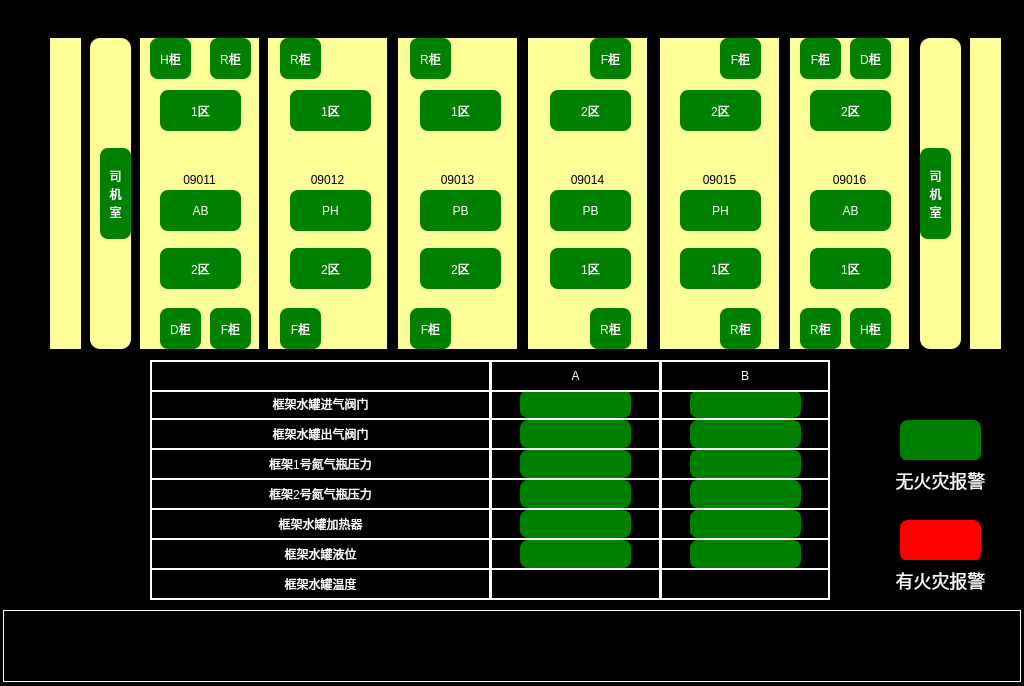
<?xml version="1.0" encoding="UTF-8"?>
<ui version="4.0">
 <class>VehicleWMSPage</class>
 <widget class="QWidget" name="VehicleWMSPage">
  <property name="geometry">
   <rect>
    <x>0</x>
    <y>0</y>
    <width>1024</width>
    <height>686</height>
   </rect>
  </property>
  <property name="windowTitle">
   <string>Form</string>
  </property>
  <property name="styleSheet">
   <string notr="true">QWidget
{
	background-color:black;
}
QLabel
{
font:24px  &quot;微软雅黑&quot;;
color:black;
background-color:rgb(255,255,153);
}
QPushButton
{
	border-radius:8px;
font: 20px, &quot;微软雅黑&quot;;color: white;background-color: rgb(0, 128, 128);border-top: 2px solid white;border-left: 2px solid white;
}</string>
  </property>
  <widget class="QLabel" name="TrainNumTC1lbl">
   <property name="geometry">
    <rect>
     <x>140</x>
     <y>38</y>
     <width>119</width>
     <height>311</height>
    </rect>
   </property>
   <property name="styleSheet">
    <string notr="true">border-color: rgb(255,255,153);


</string>
   </property>
   <property name="text">
    <string>09011

</string>
   </property>
   <property name="alignment">
    <set>Qt::AlignCenter</set>
   </property>
  </widget>
  <widget class="QLabel" name="TrainNumMP1lbl">
   <property name="geometry">
    <rect>
     <x>268</x>
     <y>38</y>
     <width>119</width>
     <height>311</height>
    </rect>
   </property>
   <property name="styleSheet">
    <string notr="true">border-color: rgb(255,255,153);


</string>
   </property>
   <property name="text">
    <string>09012

</string>
   </property>
   <property name="alignment">
    <set>Qt::AlignCenter</set>
   </property>
  </widget>
  <widget class="QLabel" name="TrainNumM2lbl">
   <property name="geometry">
    <rect>
     <x>528</x>
     <y>38</y>
     <width>119</width>
     <height>311</height>
    </rect>
   </property>
   <property name="styleSheet">
    <string notr="true">border-color: rgb(255,255,153);


</string>
   </property>
   <property name="text">
    <string>09014

</string>
   </property>
   <property name="alignment">
    <set>Qt::AlignCenter</set>
   </property>
  </widget>
  <widget class="QLabel" name="TrainNumTC2lbl">
   <property name="geometry">
    <rect>
     <x>790</x>
     <y>38</y>
     <width>119</width>
     <height>311</height>
    </rect>
   </property>
   <property name="styleSheet">
    <string notr="true">border-color: rgb(255,255,153);


</string>
   </property>
   <property name="text">
    <string>09016

</string>
   </property>
   <property name="alignment">
    <set>Qt::AlignCenter</set>
   </property>
  </widget>
  <widget class="QLabel" name="TrainNumM1lbl">
   <property name="geometry">
    <rect>
     <x>398</x>
     <y>38</y>
     <width>119</width>
     <height>311</height>
    </rect>
   </property>
   <property name="styleSheet">
    <string notr="true">border-color: rgb(255,255,153);


</string>
   </property>
   <property name="text">
    <string>09013

</string>
   </property>
   <property name="alignment">
    <set>Qt::AlignCenter</set>
   </property>
  </widget>
  <widget class="QLabel" name="TrainNumMP2lbl">
   <property name="geometry">
    <rect>
     <x>660</x>
     <y>38</y>
     <width>119</width>
     <height>311</height>
    </rect>
   </property>
   <property name="styleSheet">
    <string notr="true">border-color: rgb(255,255,153);


</string>
   </property>
   <property name="text">
    <string>09015

</string>
   </property>
   <property name="alignment">
    <set>Qt::AlignCenter</set>
   </property>
  </widget>
  <widget class="QLabel" name="Tc1Directionlbl">
   <property name="geometry">
    <rect>
     <x>50</x>
     <y>38</y>
     <width>31</width>
     <height>311</height>
    </rect>
   </property>
   <property name="styleSheet">
    <string notr="true">background-color: rgb(255,255,153);
border-image: url(:/images/images/TC1Direction.bmp);
</string>
   </property>
   <property name="text">
    <string/>
   </property>
   <property name="alignment">
    <set>Qt::AlignCenter</set>
   </property>
  </widget>
  <widget class="QLabel" name="Tc1Cablbl">
   <property name="geometry">
    <rect>
     <x>90</x>
     <y>38</y>
     <width>41</width>
     <height>311</height>
    </rect>
   </property>
   <property name="styleSheet">
    <string notr="true">background-color: rgb(255,255,153);
border-radius:10px;</string>
   </property>
   <property name="text">
    <string/>
   </property>
   <property name="alignment">
    <set>Qt::AlignCenter</set>
   </property>
  </widget>
  <widget class="QLabel" name="Tc2Cablbl">
   <property name="geometry">
    <rect>
     <x>920</x>
     <y>38</y>
     <width>41</width>
     <height>311</height>
    </rect>
   </property>
   <property name="styleSheet">
    <string notr="true">background-color: rgb(255,255,153);
border-radius:10px;</string>
   </property>
   <property name="text">
    <string/>
   </property>
   <property name="alignment">
    <set>Qt::AlignCenter</set>
   </property>
  </widget>
  <widget class="QLabel" name="Tc2Directionlbl">
   <property name="geometry">
    <rect>
     <x>970</x>
     <y>38</y>
     <width>31</width>
     <height>311</height>
    </rect>
   </property>
   <property name="styleSheet">
    <string notr="true">background-color: rgb(255,255,153);
border-image: url(:/images/images/TC2Direction.bmp);
</string>
   </property>
   <property name="text">
    <string/>
   </property>
   <property name="alignment">
    <set>Qt::AlignCenter</set>
   </property>
  </widget>
  <widget class="QLabel" name="HBOXTC1lbl">
   <property name="geometry">
    <rect>
     <x>150</x>
     <y>38</y>
     <width>41</width>
     <height>41</height>
    </rect>
   </property>
   <property name="styleSheet">
    <string notr="true">border-radius:8px;
color:white;
background-color:green;
font:20px  &quot;微软雅黑&quot;;
</string>
   </property>
   <property name="text">
    <string>H柜</string>
   </property>
   <property name="alignment">
    <set>Qt::AlignCenter</set>
   </property>
  </widget>
  <widget class="QLabel" name="RBOXTC1lbl">
   <property name="geometry">
    <rect>
     <x>210</x>
     <y>38</y>
     <width>41</width>
     <height>41</height>
    </rect>
   </property>
   <property name="styleSheet">
    <string notr="true">border-radius:8px;
color:white;
background-color:green;
font:20px  &quot;微软雅黑&quot;;
</string>
   </property>
   <property name="text">
    <string>R柜</string>
   </property>
   <property name="alignment">
    <set>Qt::AlignCenter</set>
   </property>
  </widget>
  <widget class="QLabel" name="lbl">
   <property name="geometry">
    <rect>
     <x>150</x>
     <y>388</y>
     <width>341</width>
     <height>32</height>
    </rect>
   </property>
   <property name="styleSheet">
    <string notr="true">border:2px solid white;
color:white;
background-color:black;
font:20px  &quot;微软雅黑&quot;;
</string>
   </property>
   <property name="text">
    <string>框架水罐进气阀门</string>
   </property>
   <property name="alignment">
    <set>Qt::AlignCenter</set>
   </property>
  </widget>
  <widget class="QLabel" name="FBOXTC1lbl">
   <property name="geometry">
    <rect>
     <x>210</x>
     <y>308</y>
     <width>41</width>
     <height>41</height>
    </rect>
   </property>
   <property name="styleSheet">
    <string notr="true">border-radius:8px;
color:white;
background-color:green;
font:20px  &quot;微软雅黑&quot;;
</string>
   </property>
   <property name="text">
    <string>F柜</string>
   </property>
   <property name="alignment">
    <set>Qt::AlignCenter</set>
   </property>
  </widget>
  <widget class="QLabel" name="FBOXMP1lbl">
   <property name="geometry">
    <rect>
     <x>280</x>
     <y>308</y>
     <width>41</width>
     <height>41</height>
    </rect>
   </property>
   <property name="styleSheet">
    <string notr="true">border-radius:8px;
color:white;
background-color:green;
font:20px  &quot;微软雅黑&quot;;
</string>
   </property>
   <property name="text">
    <string>F柜</string>
   </property>
   <property name="alignment">
    <set>Qt::AlignCenter</set>
   </property>
  </widget>
  <widget class="QLabel" name="RBOXMP1lbl">
   <property name="geometry">
    <rect>
     <x>280</x>
     <y>38</y>
     <width>41</width>
     <height>41</height>
    </rect>
   </property>
   <property name="styleSheet">
    <string notr="true">border-radius:8px;
color:white;
background-color:green;
font:20px  &quot;微软雅黑&quot;;
</string>
   </property>
   <property name="text">
    <string>R柜</string>
   </property>
   <property name="alignment">
    <set>Qt::AlignCenter</set>
   </property>
  </widget>
  <widget class="QLabel" name="FBOXM1lbl">
   <property name="geometry">
    <rect>
     <x>410</x>
     <y>308</y>
     <width>41</width>
     <height>41</height>
    </rect>
   </property>
   <property name="styleSheet">
    <string notr="true">border-radius:8px;
color:white;
background-color:green;
font:20px  &quot;微软雅黑&quot;;
</string>
   </property>
   <property name="text">
    <string>F柜</string>
   </property>
   <property name="alignment">
    <set>Qt::AlignCenter</set>
   </property>
  </widget>
  <widget class="QLabel" name="RBOXM1lbl">
   <property name="geometry">
    <rect>
     <x>410</x>
     <y>38</y>
     <width>41</width>
     <height>41</height>
    </rect>
   </property>
   <property name="styleSheet">
    <string notr="true">border-radius:8px;
color:white;
background-color:green;
font:20px  &quot;微软雅黑&quot;;
</string>
   </property>
   <property name="text">
    <string>R柜</string>
   </property>
   <property name="alignment">
    <set>Qt::AlignCenter</set>
   </property>
  </widget>
  <widget class="QLabel" name="Area1TC1lbl">
   <property name="geometry">
    <rect>
     <x>160</x>
     <y>90</y>
     <width>81</width>
     <height>41</height>
    </rect>
   </property>
   <property name="styleSheet">
    <string notr="true">border-radius:8px;
color:white;
background-color:green;
font:20px  &quot;微软雅黑&quot;;
</string>
   </property>
   <property name="text">
    <string>1区</string>
   </property>
   <property name="alignment">
    <set>Qt::AlignCenter</set>
   </property>
  </widget>
  <widget class="QLabel" name="Area2TC1lbl">
   <property name="geometry">
    <rect>
     <x>160</x>
     <y>248</y>
     <width>81</width>
     <height>41</height>
    </rect>
   </property>
   <property name="styleSheet">
    <string notr="true">border-radius:8px;
color:white;
background-color:green;
font:20px  &quot;微软雅黑&quot;;
</string>
   </property>
   <property name="text">
    <string>2区</string>
   </property>
   <property name="alignment">
    <set>Qt::AlignCenter</set>
   </property>
  </widget>
  <widget class="QLabel" name="Area1MP1lbl">
   <property name="geometry">
    <rect>
     <x>290</x>
     <y>90</y>
     <width>81</width>
     <height>41</height>
    </rect>
   </property>
   <property name="styleSheet">
    <string notr="true">border-radius:8px;
color:white;
background-color:green;
font:20px  &quot;微软雅黑&quot;;
</string>
   </property>
   <property name="text">
    <string>1区</string>
   </property>
   <property name="alignment">
    <set>Qt::AlignCenter</set>
   </property>
  </widget>
  <widget class="QLabel" name="Area2MP1lbl">
   <property name="geometry">
    <rect>
     <x>290</x>
     <y>248</y>
     <width>81</width>
     <height>41</height>
    </rect>
   </property>
   <property name="styleSheet">
    <string notr="true">border-radius:8px;
color:white;
background-color:green;
font:20px  &quot;微软雅黑&quot;;
</string>
   </property>
   <property name="text">
    <string>2区</string>
   </property>
   <property name="alignment">
    <set>Qt::AlignCenter</set>
   </property>
  </widget>
  <widget class="QLabel" name="Area1M1lbl">
   <property name="geometry">
    <rect>
     <x>420</x>
     <y>90</y>
     <width>81</width>
     <height>41</height>
    </rect>
   </property>
   <property name="styleSheet">
    <string notr="true">border-radius:8px;
color:white;
background-color:green;
font:20px  &quot;微软雅黑&quot;;
</string>
   </property>
   <property name="text">
    <string>1区</string>
   </property>
   <property name="alignment">
    <set>Qt::AlignCenter</set>
   </property>
  </widget>
  <widget class="QLabel" name="Area2M1lbl">
   <property name="geometry">
    <rect>
     <x>420</x>
     <y>248</y>
     <width>81</width>
     <height>41</height>
    </rect>
   </property>
   <property name="styleSheet">
    <string notr="true">border-radius:8px;
color:white;
background-color:green;
font:20px  &quot;微软雅黑&quot;;
</string>
   </property>
   <property name="text">
    <string>2区</string>
   </property>
   <property name="alignment">
    <set>Qt::AlignCenter</set>
   </property>
  </widget>
  <widget class="QLabel" name="Area2M2lbl">
   <property name="geometry">
    <rect>
     <x>550</x>
     <y>90</y>
     <width>81</width>
     <height>41</height>
    </rect>
   </property>
   <property name="styleSheet">
    <string notr="true">border-radius:8px;
color:white;
background-color:green;
font:20px  &quot;微软雅黑&quot;;
</string>
   </property>
   <property name="text">
    <string>2区</string>
   </property>
   <property name="alignment">
    <set>Qt::AlignCenter</set>
   </property>
  </widget>
  <widget class="QLabel" name="Area1M2lbl">
   <property name="geometry">
    <rect>
     <x>550</x>
     <y>248</y>
     <width>81</width>
     <height>41</height>
    </rect>
   </property>
   <property name="styleSheet">
    <string notr="true">border-radius:8px;
color:white;
background-color:green;
font:20px  &quot;微软雅黑&quot;;
</string>
   </property>
   <property name="text">
    <string>1区</string>
   </property>
   <property name="alignment">
    <set>Qt::AlignCenter</set>
   </property>
  </widget>
  <widget class="QLabel" name="Area1MP2lbl">
   <property name="geometry">
    <rect>
     <x>680</x>
     <y>248</y>
     <width>81</width>
     <height>41</height>
    </rect>
   </property>
   <property name="styleSheet">
    <string notr="true">border-radius:8px;
color:white;
background-color:green;
font:20px  &quot;微软雅黑&quot;;
</string>
   </property>
   <property name="text">
    <string>1区</string>
   </property>
   <property name="alignment">
    <set>Qt::AlignCenter</set>
   </property>
  </widget>
  <widget class="QLabel" name="Area2MP2lbl">
   <property name="geometry">
    <rect>
     <x>680</x>
     <y>90</y>
     <width>81</width>
     <height>41</height>
    </rect>
   </property>
   <property name="styleSheet">
    <string notr="true">border-radius:8px;
color:white;
background-color:green;
font:20px  &quot;微软雅黑&quot;;
</string>
   </property>
   <property name="text">
    <string>2区</string>
   </property>
   <property name="alignment">
    <set>Qt::AlignCenter</set>
   </property>
  </widget>
  <widget class="QLabel" name="Area1TC2lbl">
   <property name="geometry">
    <rect>
     <x>810</x>
     <y>248</y>
     <width>81</width>
     <height>41</height>
    </rect>
   </property>
   <property name="styleSheet">
    <string notr="true">border-radius:8px;
color:white;
background-color:green;
font:20px  &quot;微软雅黑&quot;;
</string>
   </property>
   <property name="text">
    <string>1区</string>
   </property>
   <property name="alignment">
    <set>Qt::AlignCenter</set>
   </property>
  </widget>
  <widget class="QLabel" name="Area2TC2lbl">
   <property name="geometry">
    <rect>
     <x>810</x>
     <y>90</y>
     <width>81</width>
     <height>41</height>
    </rect>
   </property>
   <property name="styleSheet">
    <string notr="true">border-radius:8px;
color:white;
background-color:green;
font:20px  &quot;微软雅黑&quot;;
</string>
   </property>
   <property name="text">
    <string>2区</string>
   </property>
   <property name="alignment">
    <set>Qt::AlignCenter</set>
   </property>
  </widget>
  <widget class="QLabel" name="RBOXM2lbl">
   <property name="geometry">
    <rect>
     <x>590</x>
     <y>308</y>
     <width>41</width>
     <height>41</height>
    </rect>
   </property>
   <property name="styleSheet">
    <string notr="true">border-radius:8px;
color:white;
background-color:green;
font:20px  &quot;微软雅黑&quot;;
</string>
   </property>
   <property name="text">
    <string>R柜</string>
   </property>
   <property name="alignment">
    <set>Qt::AlignCenter</set>
   </property>
  </widget>
  <widget class="QLabel" name="FBOXM2lbl">
   <property name="geometry">
    <rect>
     <x>590</x>
     <y>38</y>
     <width>41</width>
     <height>41</height>
    </rect>
   </property>
   <property name="styleSheet">
    <string notr="true">border-radius:8px;
color:white;
background-color:green;
font:20px  &quot;微软雅黑&quot;;
</string>
   </property>
   <property name="text">
    <string>F柜</string>
   </property>
   <property name="alignment">
    <set>Qt::AlignCenter</set>
   </property>
  </widget>
  <widget class="QLabel" name="RBOXMP2lbl">
   <property name="geometry">
    <rect>
     <x>720</x>
     <y>308</y>
     <width>41</width>
     <height>41</height>
    </rect>
   </property>
   <property name="styleSheet">
    <string notr="true">border-radius:8px;
color:white;
background-color:green;
font:20px  &quot;微软雅黑&quot;;
</string>
   </property>
   <property name="text">
    <string>R柜</string>
   </property>
   <property name="alignment">
    <set>Qt::AlignCenter</set>
   </property>
  </widget>
  <widget class="QLabel" name="FBOXMP2lbl">
   <property name="geometry">
    <rect>
     <x>720</x>
     <y>38</y>
     <width>41</width>
     <height>41</height>
    </rect>
   </property>
   <property name="styleSheet">
    <string notr="true">border-radius:8px;
color:white;
background-color:green;
font:20px  &quot;微软雅黑&quot;;
</string>
   </property>
   <property name="text">
    <string>F柜</string>
   </property>
   <property name="alignment">
    <set>Qt::AlignCenter</set>
   </property>
  </widget>
  <widget class="QLabel" name="RBOXTC2lbl">
   <property name="geometry">
    <rect>
     <x>800</x>
     <y>308</y>
     <width>41</width>
     <height>41</height>
    </rect>
   </property>
   <property name="styleSheet">
    <string notr="true">border-radius:8px;
color:white;
background-color:green;
font:20px  &quot;微软雅黑&quot;;
</string>
   </property>
   <property name="text">
    <string>R柜</string>
   </property>
   <property name="alignment">
    <set>Qt::AlignCenter</set>
   </property>
  </widget>
  <widget class="QLabel" name="FBOXTC2lbl">
   <property name="geometry">
    <rect>
     <x>800</x>
     <y>38</y>
     <width>41</width>
     <height>41</height>
    </rect>
   </property>
   <property name="styleSheet">
    <string notr="true">border-radius:8px;
color:white;
background-color:green;
font:20px  &quot;微软雅黑&quot;;
</string>
   </property>
   <property name="text">
    <string>F柜</string>
   </property>
   <property name="alignment">
    <set>Qt::AlignCenter</set>
   </property>
  </widget>
  <widget class="QLabel" name="HBOXTC2lbl">
   <property name="geometry">
    <rect>
     <x>850</x>
     <y>308</y>
     <width>41</width>
     <height>41</height>
    </rect>
   </property>
   <property name="styleSheet">
    <string notr="true">border-radius:8px;
color:white;
background-color:green;
font:20px  &quot;微软雅黑&quot;;
</string>
   </property>
   <property name="text">
    <string>H柜</string>
   </property>
   <property name="alignment">
    <set>Qt::AlignCenter</set>
   </property>
  </widget>
  <widget class="QLabel" name="DBOXTC2lbl">
   <property name="geometry">
    <rect>
     <x>850</x>
     <y>38</y>
     <width>41</width>
     <height>41</height>
    </rect>
   </property>
   <property name="styleSheet">
    <string notr="true">border-radius:8px;
color:white;
background-color:green;
font:20px  &quot;微软雅黑&quot;;
</string>
   </property>
   <property name="text">
    <string>D柜</string>
   </property>
   <property name="alignment">
    <set>Qt::AlignCenter</set>
   </property>
  </widget>
  <widget class="QLabel" name="cabTC1lbl">
   <property name="geometry">
    <rect>
     <x>100</x>
     <y>148</y>
     <width>31</width>
     <height>91</height>
    </rect>
   </property>
   <property name="styleSheet">
    <string notr="true">border-radius:8px;
color:white;
background-color:green;
font:20px  &quot;微软雅黑&quot;;
</string>
   </property>
   <property name="text">
    <string>司
机
室</string>
   </property>
   <property name="alignment">
    <set>Qt::AlignCenter</set>
   </property>
  </widget>
  <widget class="QLabel" name="cabTC2lbl">
   <property name="geometry">
    <rect>
     <x>920</x>
     <y>148</y>
     <width>31</width>
     <height>91</height>
    </rect>
   </property>
   <property name="styleSheet">
    <string notr="true">border-radius:8px;
color:white;
background-color:green;
font:20px  &quot;微软雅黑&quot;;
</string>
   </property>
   <property name="text">
    <string>司
机
室</string>
   </property>
   <property name="alignment">
    <set>Qt::AlignCenter</set>
   </property>
  </widget>
  <widget class="QLabel" name="DBOXTC1lbl">
   <property name="geometry">
    <rect>
     <x>160</x>
     <y>308</y>
     <width>41</width>
     <height>41</height>
    </rect>
   </property>
   <property name="styleSheet">
    <string notr="true">border-radius:8px;
color:white;
background-color:green;
font:20px  &quot;微软雅黑&quot;;
</string>
   </property>
   <property name="text">
    <string>D柜</string>
   </property>
   <property name="alignment">
    <set>Qt::AlignCenter</set>
   </property>
  </widget>
  <widget class="QLabel" name="lbl_2">
   <property name="geometry">
    <rect>
     <x>150</x>
     <y>418</y>
     <width>341</width>
     <height>32</height>
    </rect>
   </property>
   <property name="styleSheet">
    <string notr="true">border:2px solid white;
color:white;
background-color:black;
font:20px  &quot;微软雅黑&quot;;
</string>
   </property>
   <property name="text">
    <string>框架水罐出气阀门</string>
   </property>
   <property name="alignment">
    <set>Qt::AlignCenter</set>
   </property>
  </widget>
  <widget class="QLabel" name="lbl_3">
   <property name="geometry">
    <rect>
     <x>150</x>
     <y>448</y>
     <width>341</width>
     <height>32</height>
    </rect>
   </property>
   <property name="styleSheet">
    <string notr="true">border:2px solid white;
color:white;
background-color:black;
font:20px  &quot;微软雅黑&quot;;
</string>
   </property>
   <property name="text">
    <string>框架1号氮气瓶压力</string>
   </property>
   <property name="alignment">
    <set>Qt::AlignCenter</set>
   </property>
  </widget>
  <widget class="QLabel" name="lbl_4">
   <property name="geometry">
    <rect>
     <x>150</x>
     <y>478</y>
     <width>341</width>
     <height>32</height>
    </rect>
   </property>
   <property name="styleSheet">
    <string notr="true">border:2px solid white;
color:white;
background-color:black;
font:20px  &quot;微软雅黑&quot;;
</string>
   </property>
   <property name="text">
    <string>框架2号氮气瓶压力</string>
   </property>
   <property name="alignment">
    <set>Qt::AlignCenter</set>
   </property>
  </widget>
  <widget class="QLabel" name="lbl_5">
   <property name="geometry">
    <rect>
     <x>150</x>
     <y>508</y>
     <width>341</width>
     <height>32</height>
    </rect>
   </property>
   <property name="styleSheet">
    <string notr="true">border:2px solid white;
color:white;
background-color:black;
font:20px  &quot;微软雅黑&quot;;
</string>
   </property>
   <property name="text">
    <string>框架水罐加热器</string>
   </property>
   <property name="alignment">
    <set>Qt::AlignCenter</set>
   </property>
  </widget>
  <widget class="QLabel" name="lbl_6">
   <property name="geometry">
    <rect>
     <x>150</x>
     <y>538</y>
     <width>341</width>
     <height>32</height>
    </rect>
   </property>
   <property name="styleSheet">
    <string notr="true">border:2px solid white;
color:white;
background-color:black;
font:20px  &quot;微软雅黑&quot;;
</string>
   </property>
   <property name="text">
    <string>框架水罐液位</string>
   </property>
   <property name="alignment">
    <set>Qt::AlignCenter</set>
   </property>
  </widget>
  <widget class="QLabel" name="lbl_7">
   <property name="geometry">
    <rect>
     <x>150</x>
     <y>568</y>
     <width>341</width>
     <height>32</height>
    </rect>
   </property>
   <property name="styleSheet">
    <string notr="true">border:2px solid white;
color:white;
background-color:black;
font:20px  &quot;微软雅黑&quot;;
</string>
   </property>
   <property name="text">
    <string>框架水罐温度</string>
   </property>
   <property name="alignment">
    <set>Qt::AlignCenter</set>
   </property>
  </widget>
  <widget class="QPushButton" name="returnBtn">
   <property name="geometry">
    <rect>
     <x>907</x>
     <y>620</y>
     <width>100</width>
     <height>50</height>
    </rect>
   </property>
   <property name="focusPolicy">
    <enum>Qt::NoFocus</enum>
   </property>
   <property name="styleSheet">
    <string notr="true">QPushButton
{
	font: 20px, &quot;微软雅黑&quot;;
    color: white;
		border-radius:8px;
background-color: rgb(0, 128, 0);
    border-top: 2px solid white;
	border-left: 2px solid white;

}</string>
   </property>
   <property name="text">
    <string>返回</string>
   </property>
  </widget>
  <widget class="QLabel" name="label">
   <property name="geometry">
    <rect>
     <x>3</x>
     <y>610</y>
     <width>1018</width>
     <height>72</height>
    </rect>
   </property>
   <property name="styleSheet">
    <string notr="true">
background-color: rgb(0, 0, 0);

	border:1px solid white;
</string>
   </property>
   <property name="text">
    <string/>
   </property>
  </widget>
  <widget class="QLabel" name="lbl_8">
   <property name="geometry">
    <rect>
     <x>490</x>
     <y>448</y>
     <width>171</width>
     <height>32</height>
    </rect>
   </property>
   <property name="styleSheet">
    <string notr="true">border:2px solid white;
color:white;
background-color:black;
font:20px  &quot;微软雅黑&quot;;
</string>
   </property>
   <property name="text">
    <string/>
   </property>
   <property name="alignment">
    <set>Qt::AlignCenter</set>
   </property>
  </widget>
  <widget class="QLabel" name="lbl_9">
   <property name="geometry">
    <rect>
     <x>490</x>
     <y>478</y>
     <width>171</width>
     <height>32</height>
    </rect>
   </property>
   <property name="styleSheet">
    <string notr="true">border:2px solid white;
color:white;
background-color:black;
font:20px  &quot;微软雅黑&quot;;
</string>
   </property>
   <property name="text">
    <string/>
   </property>
   <property name="alignment">
    <set>Qt::AlignCenter</set>
   </property>
  </widget>
  <widget class="QLabel" name="lbl_10">
   <property name="geometry">
    <rect>
     <x>490</x>
     <y>388</y>
     <width>171</width>
     <height>32</height>
    </rect>
   </property>
   <property name="styleSheet">
    <string notr="true">border:2px solid white;
color:white;
background-color:black;
font:20px  &quot;微软雅黑&quot;;
</string>
   </property>
   <property name="text">
    <string/>
   </property>
   <property name="alignment">
    <set>Qt::AlignCenter</set>
   </property>
  </widget>
  <widget class="QLabel" name="lbl_11">
   <property name="geometry">
    <rect>
     <x>490</x>
     <y>418</y>
     <width>171</width>
     <height>32</height>
    </rect>
   </property>
   <property name="styleSheet">
    <string notr="true">border:2px solid white;
color:white;
background-color:black;
font:20px  &quot;微软雅黑&quot;;
</string>
   </property>
   <property name="text">
    <string/>
   </property>
   <property name="alignment">
    <set>Qt::AlignCenter</set>
   </property>
  </widget>
  <widget class="QLabel" name="lbl_12">
   <property name="geometry">
    <rect>
     <x>490</x>
     <y>508</y>
     <width>171</width>
     <height>32</height>
    </rect>
   </property>
   <property name="styleSheet">
    <string notr="true">border:2px solid white;
color:white;
background-color:black;
font:20px  &quot;微软雅黑&quot;;
</string>
   </property>
   <property name="text">
    <string/>
   </property>
   <property name="alignment">
    <set>Qt::AlignCenter</set>
   </property>
  </widget>
  <widget class="QLabel" name="lbl_13">
   <property name="geometry">
    <rect>
     <x>490</x>
     <y>568</y>
     <width>171</width>
     <height>32</height>
    </rect>
   </property>
   <property name="styleSheet">
    <string notr="true">border:2px solid white;
color:white;
background-color:black;
font:20px  &quot;微软雅黑&quot;;
</string>
   </property>
   <property name="text">
    <string/>
   </property>
   <property name="alignment">
    <set>Qt::AlignCenter</set>
   </property>
  </widget>
  <widget class="QLabel" name="lbl_14">
   <property name="geometry">
    <rect>
     <x>490</x>
     <y>538</y>
     <width>171</width>
     <height>32</height>
    </rect>
   </property>
   <property name="styleSheet">
    <string notr="true">border:2px solid white;
color:white;
background-color:black;
font:20px  &quot;微软雅黑&quot;;
</string>
   </property>
   <property name="text">
    <string/>
   </property>
   <property name="alignment">
    <set>Qt::AlignCenter</set>
   </property>
  </widget>
  <widget class="QLabel" name="lbl_15">
   <property name="geometry">
    <rect>
     <x>660</x>
     <y>568</y>
     <width>170</width>
     <height>32</height>
    </rect>
   </property>
   <property name="styleSheet">
    <string notr="true">border:2px solid white;
color:white;
background-color:black;
font:20px  &quot;微软雅黑&quot;;
</string>
   </property>
   <property name="text">
    <string/>
   </property>
   <property name="alignment">
    <set>Qt::AlignCenter</set>
   </property>
  </widget>
  <widget class="QLabel" name="lbl_16">
   <property name="geometry">
    <rect>
     <x>660</x>
     <y>448</y>
     <width>170</width>
     <height>32</height>
    </rect>
   </property>
   <property name="styleSheet">
    <string notr="true">border:2px solid white;
color:white;
background-color:black;
font:20px  &quot;微软雅黑&quot;;
</string>
   </property>
   <property name="text">
    <string/>
   </property>
   <property name="alignment">
    <set>Qt::AlignCenter</set>
   </property>
  </widget>
  <widget class="QLabel" name="lbl_17">
   <property name="geometry">
    <rect>
     <x>660</x>
     <y>538</y>
     <width>170</width>
     <height>32</height>
    </rect>
   </property>
   <property name="styleSheet">
    <string notr="true">border:2px solid white;
color:white;
background-color:black;
font:20px  &quot;微软雅黑&quot;;
</string>
   </property>
   <property name="text">
    <string/>
   </property>
   <property name="alignment">
    <set>Qt::AlignCenter</set>
   </property>
  </widget>
  <widget class="QLabel" name="lbl_18">
   <property name="geometry">
    <rect>
     <x>660</x>
     <y>388</y>
     <width>170</width>
     <height>32</height>
    </rect>
   </property>
   <property name="styleSheet">
    <string notr="true">border:2px solid white;
color:white;
background-color:black;
font:20px  &quot;微软雅黑&quot;;
</string>
   </property>
   <property name="text">
    <string/>
   </property>
   <property name="alignment">
    <set>Qt::AlignCenter</set>
   </property>
  </widget>
  <widget class="QLabel" name="lbl_19">
   <property name="geometry">
    <rect>
     <x>660</x>
     <y>478</y>
     <width>170</width>
     <height>32</height>
    </rect>
   </property>
   <property name="styleSheet">
    <string notr="true">border:2px solid white;
color:white;
background-color:black;
font:20px  &quot;微软雅黑&quot;;
</string>
   </property>
   <property name="text">
    <string/>
   </property>
   <property name="alignment">
    <set>Qt::AlignCenter</set>
   </property>
  </widget>
  <widget class="QLabel" name="lbl_20">
   <property name="geometry">
    <rect>
     <x>660</x>
     <y>418</y>
     <width>170</width>
     <height>32</height>
    </rect>
   </property>
   <property name="styleSheet">
    <string notr="true">border:2px solid white;
color:white;
background-color:black;
font:20px  &quot;微软雅黑&quot;;
</string>
   </property>
   <property name="text">
    <string/>
   </property>
   <property name="alignment">
    <set>Qt::AlignCenter</set>
   </property>
  </widget>
  <widget class="QLabel" name="lbl_21">
   <property name="geometry">
    <rect>
     <x>660</x>
     <y>508</y>
     <width>170</width>
     <height>32</height>
    </rect>
   </property>
   <property name="styleSheet">
    <string notr="true">border:2px solid white;
color:white;
background-color:black;
font:20px  &quot;微软雅黑&quot;;
</string>
   </property>
   <property name="text">
    <string/>
   </property>
   <property name="alignment">
    <set>Qt::AlignCenter</set>
   </property>
  </widget>
  <widget class="QLabel" name="S1Albl">
   <property name="geometry">
    <rect>
     <x>520</x>
     <y>390</y>
     <width>111</width>
     <height>28</height>
    </rect>
   </property>
   <property name="styleSheet">
    <string notr="true">border-radius:8px;
color:white;
background-color:green;
font:20px  &quot;微软雅黑&quot;;
</string>
   </property>
   <property name="text">
    <string/>
   </property>
   <property name="alignment">
    <set>Qt::AlignCenter</set>
   </property>
  </widget>
  <widget class="QLabel" name="S1Blbl">
   <property name="geometry">
    <rect>
     <x>690</x>
     <y>390</y>
     <width>111</width>
     <height>28</height>
    </rect>
   </property>
   <property name="styleSheet">
    <string notr="true">border-radius:8px;
color:white;
background-color:green;
font:20px  &quot;微软雅黑&quot;;
</string>
   </property>
   <property name="text">
    <string/>
   </property>
   <property name="alignment">
    <set>Qt::AlignCenter</set>
   </property>
  </widget>
  <widget class="QLabel" name="S2Blbl">
   <property name="geometry">
    <rect>
     <x>690</x>
     <y>420</y>
     <width>111</width>
     <height>28</height>
    </rect>
   </property>
   <property name="styleSheet">
    <string notr="true">border-radius:8px;
color:white;
background-color:green;
font:20px  &quot;微软雅黑&quot;;
</string>
   </property>
   <property name="text">
    <string/>
   </property>
   <property name="alignment">
    <set>Qt::AlignCenter</set>
   </property>
  </widget>
  <widget class="QLabel" name="S2Albl">
   <property name="geometry">
    <rect>
     <x>520</x>
     <y>420</y>
     <width>111</width>
     <height>28</height>
    </rect>
   </property>
   <property name="styleSheet">
    <string notr="true">border-radius:8px;
color:white;
background-color:green;
font:20px  &quot;微软雅黑&quot;;
</string>
   </property>
   <property name="text">
    <string/>
   </property>
   <property name="alignment">
    <set>Qt::AlignCenter</set>
   </property>
  </widget>
  <widget class="QLabel" name="S3Blbl">
   <property name="geometry">
    <rect>
     <x>690</x>
     <y>450</y>
     <width>111</width>
     <height>28</height>
    </rect>
   </property>
   <property name="styleSheet">
    <string notr="true">border-radius:8px;
color:white;
background-color:green;
font:20px  &quot;微软雅黑&quot;;
</string>
   </property>
   <property name="text">
    <string/>
   </property>
   <property name="alignment">
    <set>Qt::AlignCenter</set>
   </property>
  </widget>
  <widget class="QLabel" name="S3Albl">
   <property name="geometry">
    <rect>
     <x>520</x>
     <y>450</y>
     <width>111</width>
     <height>28</height>
    </rect>
   </property>
   <property name="styleSheet">
    <string notr="true">border-radius:8px;
color:white;
background-color:green;
font:20px  &quot;微软雅黑&quot;;
</string>
   </property>
   <property name="text">
    <string/>
   </property>
   <property name="alignment">
    <set>Qt::AlignCenter</set>
   </property>
  </widget>
  <widget class="QLabel" name="S4Blbl">
   <property name="geometry">
    <rect>
     <x>690</x>
     <y>480</y>
     <width>111</width>
     <height>28</height>
    </rect>
   </property>
   <property name="styleSheet">
    <string notr="true">border-radius:8px;
color:white;
background-color:green;
font:20px  &quot;微软雅黑&quot;;
</string>
   </property>
   <property name="text">
    <string/>
   </property>
   <property name="alignment">
    <set>Qt::AlignCenter</set>
   </property>
  </widget>
  <widget class="QLabel" name="S4Albl">
   <property name="geometry">
    <rect>
     <x>520</x>
     <y>480</y>
     <width>111</width>
     <height>28</height>
    </rect>
   </property>
   <property name="styleSheet">
    <string notr="true">border-radius:8px;
color:white;
background-color:green;
font:20px  &quot;微软雅黑&quot;;
</string>
   </property>
   <property name="text">
    <string/>
   </property>
   <property name="alignment">
    <set>Qt::AlignCenter</set>
   </property>
  </widget>
  <widget class="QLabel" name="S5Blbl">
   <property name="geometry">
    <rect>
     <x>690</x>
     <y>510</y>
     <width>111</width>
     <height>28</height>
    </rect>
   </property>
   <property name="styleSheet">
    <string notr="true">border-radius:8px;
color:white;
background-color:green;
font:20px  &quot;微软雅黑&quot;;
</string>
   </property>
   <property name="text">
    <string/>
   </property>
   <property name="alignment">
    <set>Qt::AlignCenter</set>
   </property>
  </widget>
  <widget class="QLabel" name="S5Albl">
   <property name="geometry">
    <rect>
     <x>520</x>
     <y>510</y>
     <width>111</width>
     <height>28</height>
    </rect>
   </property>
   <property name="styleSheet">
    <string notr="true">border-radius:8px;
color:white;
background-color:green;
font:20px  &quot;微软雅黑&quot;;
</string>
   </property>
   <property name="text">
    <string/>
   </property>
   <property name="alignment">
    <set>Qt::AlignCenter</set>
   </property>
  </widget>
  <widget class="QLabel" name="S6Blbl">
   <property name="geometry">
    <rect>
     <x>690</x>
     <y>540</y>
     <width>111</width>
     <height>28</height>
    </rect>
   </property>
   <property name="styleSheet">
    <string notr="true">border-radius:8px;
color:white;
background-color:green;
font:20px  &quot;微软雅黑&quot;;
</string>
   </property>
   <property name="text">
    <string/>
   </property>
   <property name="alignment">
    <set>Qt::AlignCenter</set>
   </property>
  </widget>
  <widget class="QLabel" name="S6Albl">
   <property name="geometry">
    <rect>
     <x>520</x>
     <y>540</y>
     <width>111</width>
     <height>28</height>
    </rect>
   </property>
   <property name="styleSheet">
    <string notr="true">border-radius:8px;
color:white;
background-color:green;
font:20px  &quot;微软雅黑&quot;;
</string>
   </property>
   <property name="text">
    <string/>
   </property>
   <property name="alignment">
    <set>Qt::AlignCenter</set>
   </property>
  </widget>
  <widget class="QLabel" name="S7Blbl">
   <property name="geometry">
    <rect>
     <x>690</x>
     <y>570</y>
     <width>111</width>
     <height>28</height>
    </rect>
   </property>
   <property name="styleSheet">
    <string notr="true">color:white;
background-color:black;
font:20px  &quot;微软雅黑&quot;;</string>
   </property>
   <property name="text">
    <string/>
   </property>
   <property name="alignment">
    <set>Qt::AlignCenter</set>
   </property>
  </widget>
  <widget class="QLabel" name="S7Albl">
   <property name="geometry">
    <rect>
     <x>520</x>
     <y>570</y>
     <width>111</width>
     <height>28</height>
    </rect>
   </property>
   <property name="styleSheet">
    <string notr="true">color:white;
background-color:black;
font:20px  &quot;微软雅黑&quot;;
</string>
   </property>
   <property name="text">
    <string/>
   </property>
   <property name="alignment">
    <set>Qt::AlignCenter</set>
   </property>
  </widget>
  <widget class="QLabel" name="lbl_22">
   <property name="geometry">
    <rect>
     <x>660</x>
     <y>360</y>
     <width>170</width>
     <height>32</height>
    </rect>
   </property>
   <property name="styleSheet">
    <string notr="true">border:2px solid white;
color:white;
background-color:black;
font:20px  &quot;微软雅黑&quot;;
</string>
   </property>
   <property name="text">
    <string>B</string>
   </property>
   <property name="alignment">
    <set>Qt::AlignCenter</set>
   </property>
  </widget>
  <widget class="QLabel" name="lbl_23">
   <property name="geometry">
    <rect>
     <x>150</x>
     <y>360</y>
     <width>341</width>
     <height>32</height>
    </rect>
   </property>
   <property name="styleSheet">
    <string notr="true">border:2px solid white;
color:white;
background-color:black;
font:20px  &quot;微软雅黑&quot;;
</string>
   </property>
   <property name="text">
    <string/>
   </property>
   <property name="alignment">
    <set>Qt::AlignCenter</set>
   </property>
  </widget>
  <widget class="QLabel" name="lbl_24">
   <property name="geometry">
    <rect>
     <x>490</x>
     <y>360</y>
     <width>171</width>
     <height>32</height>
    </rect>
   </property>
   <property name="styleSheet">
    <string notr="true">border:2px solid white;
color:white;
background-color:black;
font:20px  &quot;微软雅黑&quot;;
</string>
   </property>
   <property name="text">
    <string>A</string>
   </property>
   <property name="alignment">
    <set>Qt::AlignCenter</set>
   </property>
  </widget>
  <widget class="QLabel" name="ABTC1lbl">
   <property name="geometry">
    <rect>
     <x>160</x>
     <y>190</y>
     <width>81</width>
     <height>41</height>
    </rect>
   </property>
   <property name="styleSheet">
    <string notr="true">border-radius:8px;
color:white;
background-color:green;
font:20px  &quot;微软雅黑&quot;;
</string>
   </property>
   <property name="text">
    <string>AB</string>
   </property>
   <property name="alignment">
    <set>Qt::AlignCenter</set>
   </property>
  </widget>
  <widget class="QLabel" name="ABTC2lbl">
   <property name="geometry">
    <rect>
     <x>810</x>
     <y>190</y>
     <width>81</width>
     <height>41</height>
    </rect>
   </property>
   <property name="styleSheet">
    <string notr="true">border-radius:8px;
color:white;
background-color:green;
font:20px  &quot;微软雅黑&quot;;
</string>
   </property>
   <property name="text">
    <string>AB</string>
   </property>
   <property name="alignment">
    <set>Qt::AlignCenter</set>
   </property>
  </widget>
  <widget class="QLabel" name="PHMP1lbl">
   <property name="geometry">
    <rect>
     <x>290</x>
     <y>190</y>
     <width>81</width>
     <height>41</height>
    </rect>
   </property>
   <property name="styleSheet">
    <string notr="true">border-radius:8px;
color:white;
background-color:green;
font:20px  &quot;微软雅黑&quot;;
</string>
   </property>
   <property name="text">
    <string>PH</string>
   </property>
   <property name="alignment">
    <set>Qt::AlignCenter</set>
   </property>
  </widget>
  <widget class="QLabel" name="PHMP2lbl">
   <property name="geometry">
    <rect>
     <x>680</x>
     <y>190</y>
     <width>81</width>
     <height>41</height>
    </rect>
   </property>
   <property name="styleSheet">
    <string notr="true">border-radius:8px;
color:white;
background-color:green;
font:20px  &quot;微软雅黑&quot;;
</string>
   </property>
   <property name="text">
    <string>PH</string>
   </property>
   <property name="alignment">
    <set>Qt::AlignCenter</set>
   </property>
  </widget>
  <widget class="QLabel" name="PBM1lbl">
   <property name="geometry">
    <rect>
     <x>420</x>
     <y>190</y>
     <width>81</width>
     <height>41</height>
    </rect>
   </property>
   <property name="styleSheet">
    <string notr="true">border-radius:8px;
color:white;
background-color:green;
font:20px  &quot;微软雅黑&quot;;
</string>
   </property>
   <property name="text">
    <string>PB</string>
   </property>
   <property name="alignment">
    <set>Qt::AlignCenter</set>
   </property>
  </widget>
  <widget class="QLabel" name="PBM2lbl">
   <property name="geometry">
    <rect>
     <x>550</x>
     <y>190</y>
     <width>81</width>
     <height>41</height>
    </rect>
   </property>
   <property name="styleSheet">
    <string notr="true">border-radius:8px;
color:white;
background-color:green;
font:20px  &quot;微软雅黑&quot;;
</string>
   </property>
   <property name="text">
    <string>PB</string>
   </property>
   <property name="alignment">
    <set>Qt::AlignCenter</set>
   </property>
  </widget>
  <widget class="QLabel" name="PHMP2lbl_2">
   <property name="geometry">
    <rect>
     <x>900</x>
     <y>420</y>
     <width>81</width>
     <height>41</height>
    </rect>
   </property>
   <property name="styleSheet">
    <string notr="true">border-radius:8px;
color:white;
background-color:green;
font:20px  &quot;微软雅黑&quot;;
</string>
   </property>
   <property name="text">
    <string/>
   </property>
   <property name="alignment">
    <set>Qt::AlignCenter</set>
   </property>
  </widget>
  <widget class="QLabel" name="Area1MP2lbl_2">
   <property name="geometry">
    <rect>
     <x>900</x>
     <y>520</y>
     <width>81</width>
     <height>41</height>
    </rect>
   </property>
   <property name="styleSheet">
    <string notr="true">border-radius:8px;
color:white;
background-color:red;
font:20px  &quot;微软雅黑&quot;;
</string>
   </property>
   <property name="text">
    <string/>
   </property>
   <property name="alignment">
    <set>Qt::AlignCenter</set>
   </property>
  </widget>
  <widget class="QLabel" name="Area1M2lbl_2">
   <property name="geometry">
    <rect>
     <x>890</x>
     <y>460</y>
     <width>101</width>
     <height>41</height>
    </rect>
   </property>
   <property name="styleSheet">
    <string notr="true">color:white;
background-color:black;
font-size:18px;

</string>
   </property>
   <property name="text">
    <string>无火灾报警</string>
   </property>
   <property name="alignment">
    <set>Qt::AlignCenter</set>
   </property>
  </widget>
  <widget class="QLabel" name="Area1M2lbl_3">
   <property name="geometry">
    <rect>
     <x>890</x>
     <y>560</y>
     <width>101</width>
     <height>41</height>
    </rect>
   </property>
   <property name="styleSheet">
    <string notr="true">color:white;
background-color:black;
font-size:18px;

</string>
   </property>
   <property name="text">
    <string>有火灾报警</string>
   </property>
   <property name="alignment">
    <set>Qt::AlignCenter</set>
   </property>
  </widget>
 </widget>
 <resources/>
 <connections/>
</ui>
